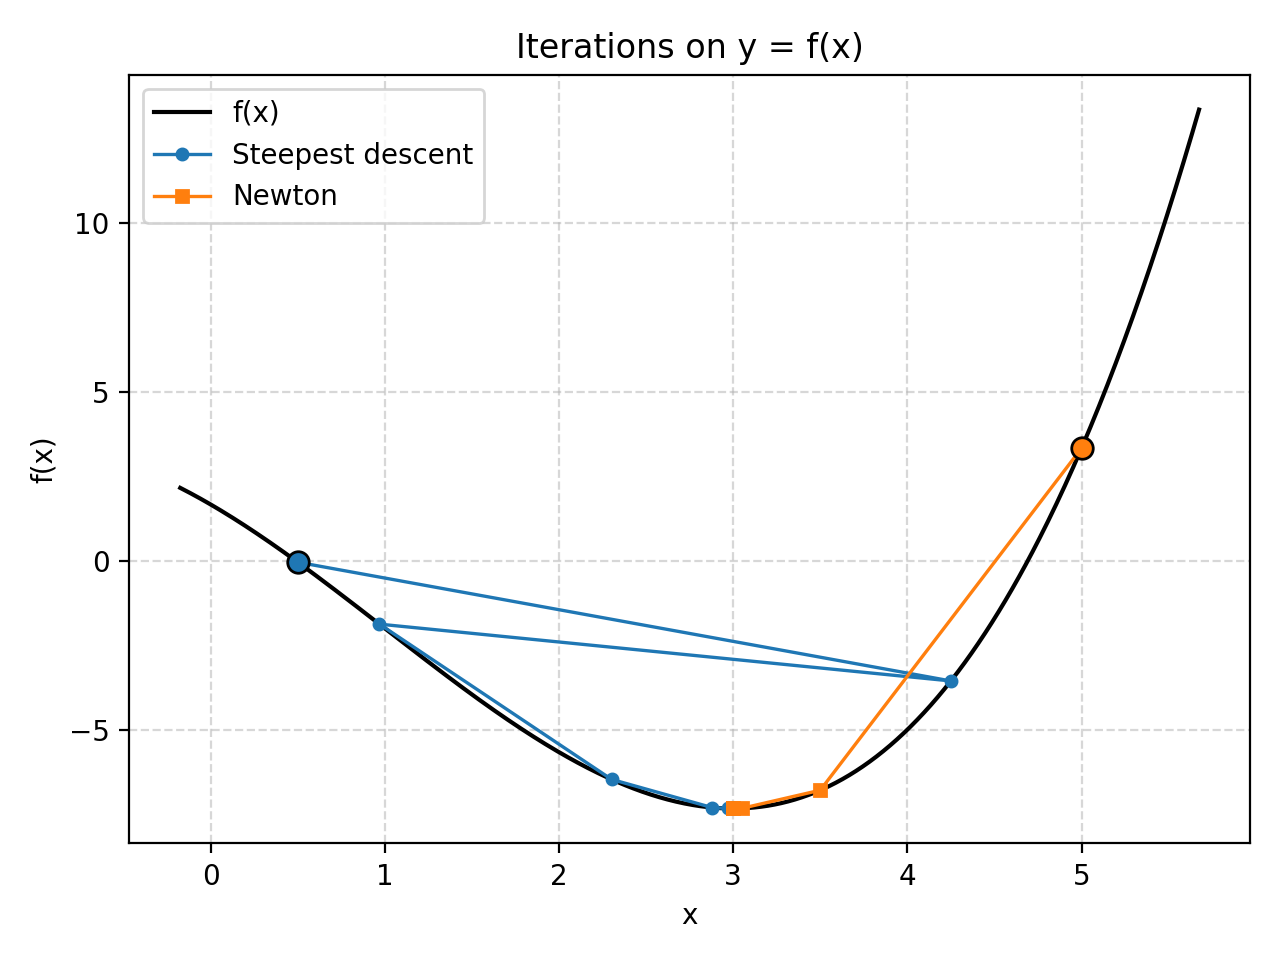

Recreate this plot in Python.
#!/usr/bin/env python
# -*- coding: utf-8 -*-

# 課題16
# f(x) = (1/3)x^3 - x^2 - 3x + 5/3 の停留点を求める
# (a) 最急降下法（x0 = 1/2, tk = 1/(k+1)）
# (b) ニュートン法（x0 = 5, tk = 1）

from __future__ import annotations

from dataclasses import dataclass
from pathlib import Path


def f(x):
    """目的関数 f(x) = 1/3 x^3 - x^2 - 3x + 5/3"""
    return (1.0 / 3.0) * x**3 - x**2 - 3.0 * x + 5.0 / 3.0


def df(x):
    """1階微分 f'(x) = x^2 - 2x - 3"""
    return x**2 - 2.0 * x - 3.0


def d2f(x):
    """2階微分 f''(x) = 2x - 2"""
    return 2.0 * x - 2.0


@dataclass(frozen=True)
class IterationHistory:
    x: list[float]
    f: list[float]
    grad_abs: list[float]


# -------------------------
# (a) 最急降下法
# -------------------------


def steepest_descent(x0, eps=1e-8, max_iter=1000, *, return_history=False):
    """
    最急降下法（1次元版）
    x_{k+1} = x_k - t_k * f'(x_k)
    t_k = 1 / (k+1)
    """
    x = x0
    history_x = [float(x)]
    history_f = [float(f(x))]
    history_grad_abs = [float(abs(df(x)))]

    for k in range(max_iter):
        g = df(x)  # 勾配（1次元なので単なる導関数）
        if abs(g) <= eps:
            # 停留点に到達したとみなす
            if return_history:
                return x, k, IterationHistory(history_x, history_f, history_grad_abs)
            return x, k

        t_k = 1.0 / (k + 1)  # 指定どおりのステップ幅
        x = x - t_k * g

        history_x.append(float(x))
        history_f.append(float(f(x)))
        history_grad_abs.append(float(abs(df(x))))

    # 最大反復に到達した場合
    if return_history:
        return x, max_iter, IterationHistory(history_x, history_f, history_grad_abs)
    return x, max_iter


# -------------------------
# (b) ニュートン法
# -------------------------


def newton_method(x0, eps=1e-8, max_iter=1000, *, return_history=False):
    """
    ニュートン法
    x_{k+1} = x_k - t_k * f'(x_k) / f''(x_k)
    ここでは t_k = 1
    """
    x = x0
    history_x = [float(x)]
    history_f = [float(f(x))]
    history_grad_abs = [float(abs(df(x)))]

    for k in range(max_iter):
        g = df(x)
        h = d2f(x)

        if abs(g) <= eps:
            # 停留点に到達したとみなす
            if return_history:
                return x, k, IterationHistory(history_x, history_f, history_grad_abs)
            return x, k

        if h == 0.0:
            raise ZeroDivisionError(f"f''(x) = 0 となったため更新できません (x = {x})")

        t_k = 1.0  # 指定どおり常に1
        x = x - t_k * g / h

        history_x.append(float(x))
        history_f.append(float(f(x)))
        history_grad_abs.append(float(abs(df(x))))

    if return_history:
        return x, max_iter, IterationHistory(history_x, history_f, history_grad_abs)
    return x, max_iter


# -------------------------
# メイン
# -------------------------


def main():
    print("=== (a) 最急降下法 ===")
    x0_sd = 0.5  # 初期点 x0 = 1/2
    x_star_sd, it_sd, hist_sd = steepest_descent(x0_sd, return_history=True)
    print("初期値 x0 = {:.6f}".format(x0_sd))
    print("近似停留点 x* ? {:.10f}".format(x_star_sd))
    print("f'(x*) ? {:.3e}".format(df(x_star_sd)))
    print("反復回数 k =", it_sd)
    print()

    print("=== (b) ニュートン法 ===")
    x0_nt = 5.0  # 初期点 x0 = 5
    x_star_nt, it_nt, hist_nt = newton_method(x0_nt, return_history=True)
    print("初期値 x0 = {:.6f}".format(x0_nt))
    print("近似停留点 x* ? {:.10f}".format(x_star_nt))
    print("f'(x*) ? {:.3e}".format(df(x_star_nt)))
    print("反復回数 k =", it_nt)
    print()

    # y=f(x) 上で、反復点が収束していく様子を同一グラフにプロット
    try:
        import matplotlib.pyplot as plt
    except ImportError:
        print("matplotlib が見つからないため、プロットをスキップします。")
        return

    all_x = hist_sd.x + hist_nt.x
    x_min = min(all_x)
    x_max = max(all_x)
    margin = 0.15 * (x_max - x_min) if x_max > x_min else 1.0
    x_left = x_min - margin
    x_right = x_max + margin

    n = 600
    xs = [x_left + (x_right - x_left) * i / n for i in range(n + 1)]
    ys = [f(x) for x in xs]

    plt.figure()
    plt.plot(xs, ys, color="black", linewidth=1.5, label="f(x)")

    plt.plot(hist_sd.x, hist_sd.f, marker="o", markersize=4, linewidth=1.2, label="Steepest descent")
    plt.plot(hist_nt.x, hist_nt.f, marker="s", markersize=4, linewidth=1.2, label="Newton")

    plt.scatter([hist_sd.x[0]], [hist_sd.f[0]], s=60, edgecolors="black", zorder=3)
    plt.scatter([hist_nt.x[0]], [hist_nt.f[0]], s=60, edgecolors="black", zorder=3)

    plt.xlabel("x")
    plt.ylabel("f(x)")
    plt.title("Iterations on y = f(x)")
    plt.grid(True, linestyle="--", alpha=0.5)
    plt.legend()

    out_path = Path(__file__).with_name("task16.png")
    plt.tight_layout()
    plt.savefig(out_path, dpi=200)
    print(f"プロットを保存しました: {out_path}")
    import matplotlib

    if "agg" not in matplotlib.get_backend().lower():
        plt.show()


if __name__ == "__main__":
    main()
